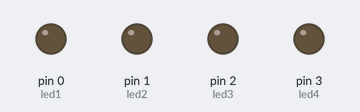
The program below on a simulated MicroPython board. On the bench: output pins drawn as LEDs (lit = HIGH).

Above: at 0.15 s.
At 0.75 s:
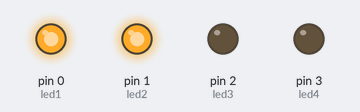
At 1.05 s:
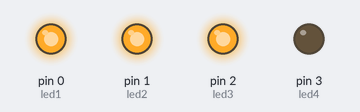
At 3.15 s:
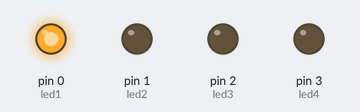
At 4.6 s:
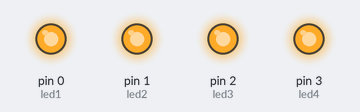
Timing chart, 0 to 6.2 s (numbered marks = the images above):
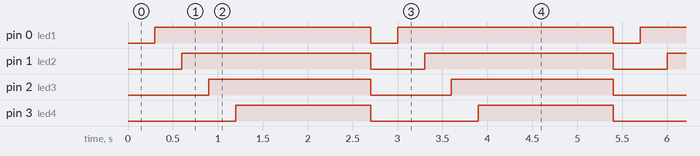

The program:

main.py
```python
import machine
import time

led1 = machine.Pin(0, machine.Pin.OUT)
led2 = machine.Pin(1, machine.Pin.OUT)
led3 = machine.Pin(2, machine.Pin.OUT)
led4 = machine.Pin(3, machine.Pin.OUT)
while True:
    time.sleep(0.3)
    led1.value(1)
    time.sleep(0.3)
    led2.value(1)
    time.sleep(0.3)
    led3.value(1)
    time.sleep(0.3)
    led4.value(1)
    time.sleep(1.5)
    led1.value(0)
    led2.value(0)
    led3.value(0)
    led4.value(0)
```

Measured:
- by itself, pin 0 (led1): alternates HIGH for 2.4 s and LOW for 0.30 s
- by itself, pin 1 (led2): alternates HIGH for 2.1 s and LOW for 0.60 s
- by itself, pin 2 (led3): alternates HIGH for 1.8 s and LOW for 0.90 s
- by itself, pin 3 (led4): alternates HIGH for 1.5 s and LOW for 1.2 s
